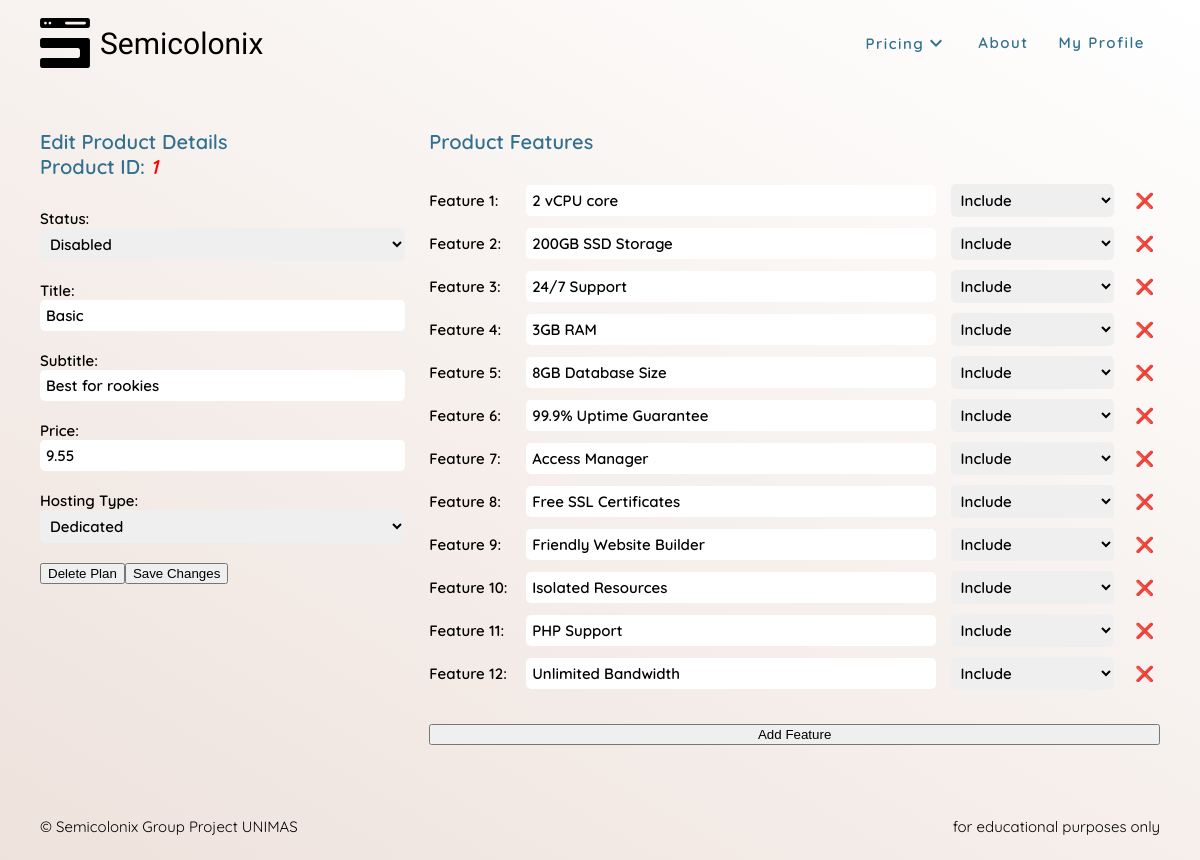
The page /admin/edit-price-plan.php?prod_id=1 (signed in) on the database as committed earlier.
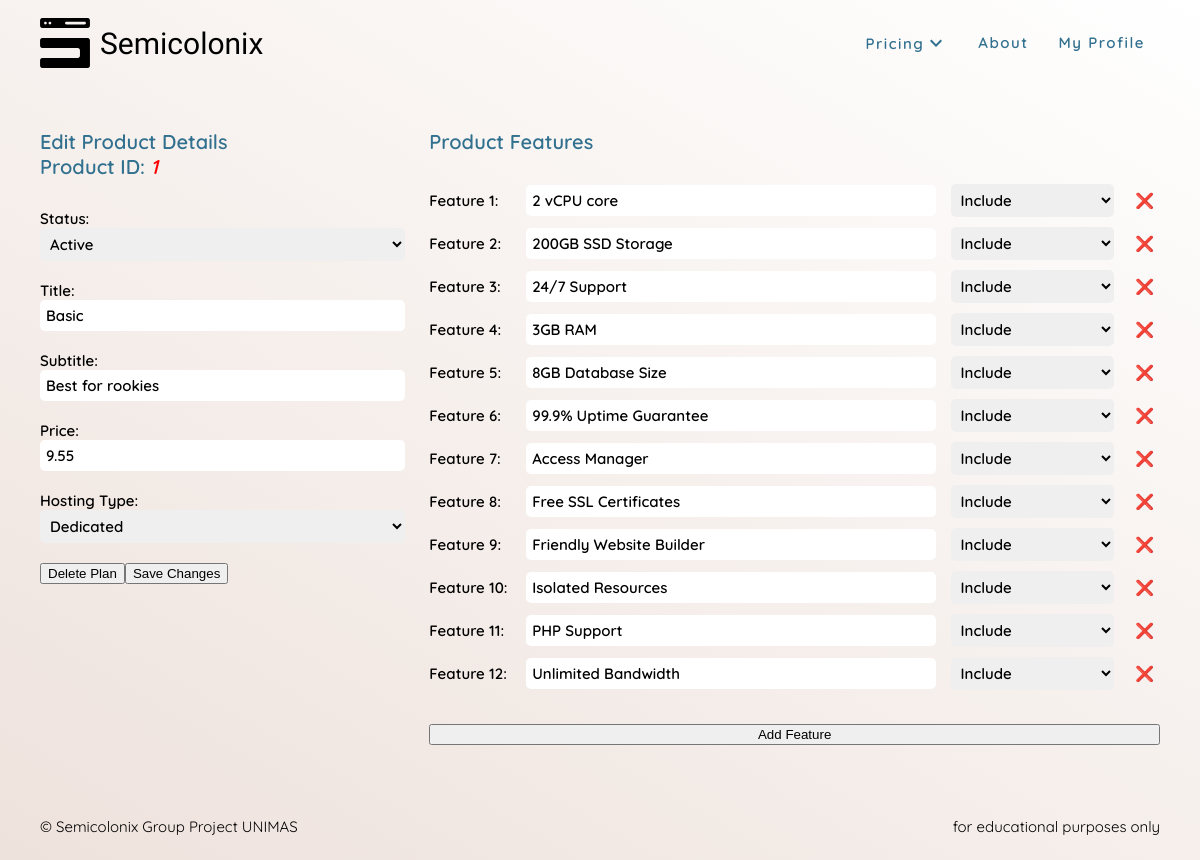
The same page on the database as committed later.
### tables this page shows
CREATE TABLE `product` (
  `prod_id` int(10) NOT NULL,
  `prod_title` varchar(256) NOT NULL,
  `prod_subtitle` varchar(256) NOT NULL,
  `prod_category` enum('Shared','VPS','Dedicated','') NOT NULL,
  `prod_price` float(5,2) NOT NULL,
  `prod_status` enum('Active','Disabled') NOT NULL
);

### admin/edit-price-plan.php (the view, shortened to what this page needs)
<!DOCTYPE html>
<html lang="en">
<head>
    <link rel="stylesheet" href="/css/main.css">
    <link rel="stylesheet" href="/css/admin-add-price-plan.css">
</head>
<body class="flex-col">
    <?php
    if (!isset($_SESSION['loggedin']) || !$_SESSION['loggedin']) {
        header("Location: /pages/login_form.php");
    } else {
        require_once($_SERVER['DOCUMENT_ROOT'] . "/includes/nav.php");
        $prod_id = $_GET['prod_id'];
        require_once($_SERVER['DOCUMENT_ROOT'] . "/config/conn.php");
        $query = "SELECT * FROM  product  WHERE prod_id ='" . $prod_id . "'";
        $result = mysqli_query($conn, $query);
        if (mysqli_num_rows($result) > 0) {
            $row = mysqli_fetch_array($result);
            $prod_title = $row['prod_title'];
            $prod_subtitle = $row['prod_subtitle'];
            $prod_price = $row['prod_price'];
        } else {
            echo "Nothing was found.";
        }
    }
    ?>
    <div class="main-container">
        <form id="edit-form" action="<?php echo $_SERVER['PHP_SELF']; ?>" method="post" class="flex-col">
            <div class="grid-layout">
                <div class="left-container">
                    <h2 class="margin-0">Edit Product Details</h2>
                    <h2>Product ID: <i class="red"><?php echo $prod_id ?></i></h2>
                    <label for="prod_status">Status:</label>
                    <select name="prod_status" id="prod_status">
                        <?php
                        require_once($_SERVER['DOCUMENT_ROOT'] . "/handlers/EnumSelector.php");
                        ?>
                    </select>
                    <label for="prod_title">Title:</label>
                    <input type="text" name="prod_title" id="prod_title" value="<?php echo $prod_title; ?>" required>
                    <label for="prod_subtitle">Subtitle:</label>
                    <input type="text" name="prod_subtitle" id="prod_subtitle" value="<?php echo $prod_subtitle; ?>" required>
                    <label for="prod_price">Price:</label>
                    <input type="number" step="0.01" prefix="$" name="prod_price" id="prod_price" value="<?php echo $prod_price; ?>" required>
                    <label for="prod_category">Hosting Type:</label>
                    <select name="prod_category" id="prod_category">
                        <?php
                        require_once($_SERVER['DOCUMENT_ROOT'] . "/handlers/EnumSelector.php");
                        ?>
                    </select>
                    <div class="flex-row">
                        <button type="submit" id="deleteBtn">Delete Plan</button>
                        <button type="submit" id="submitBtn">Save Changes</button>
                    </div>
                </div>
                <div class="right-container">
                    <h2>Product Features</h2>
                    <div id="feature-container"> </div>
                    <button type="button" id="add-feature">Add Feature</button>
                </div>
            </div>
        </form>
    </div>
    <?php
    require_once($_SERVER['DOCUMENT_ROOT'] . "/includes/footer.php");
    ?>
</body>
</html>

Rows that differ between the two databases and show on the page:
changed product "Basic": prod_status "Disabled" → "Active"
